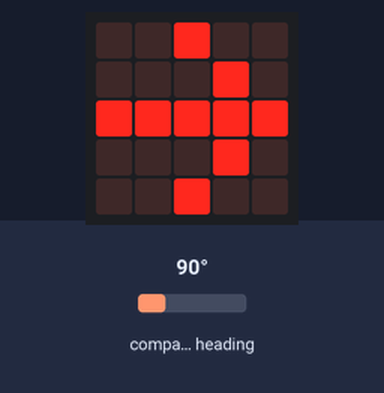
Recording of a program running on a simulated BBC micro:bit (MakeCode). Parts: the board's 5×5 LED display. The inputs (shaded band) are chosen by the test bench; at power-on: compass heading 90°. The compass is already calibrated.

Above: at 1.2 s.
1.3 s: compass heading set to 7°
At 2.4 s:
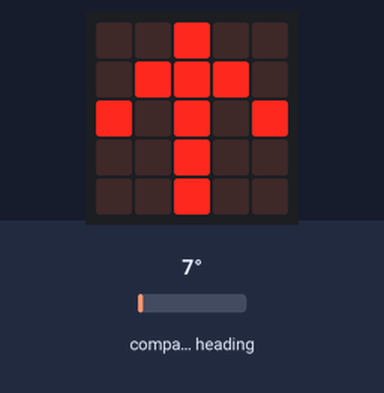
3.3 s: compass heading set to 180°
At 4.7 s:
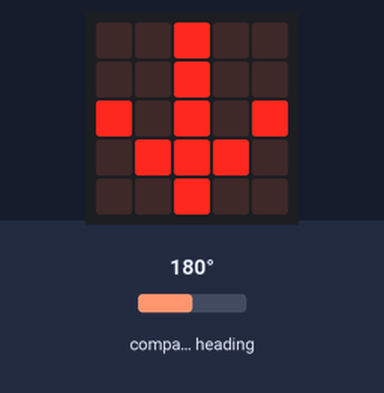
5.2 s: compass heading set to 269°
At 5.9 s:
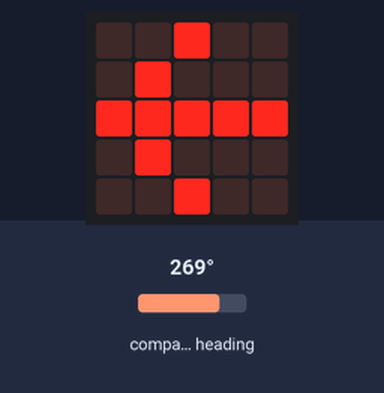
7.0 s: compass heading set to 41°
At 8.4 s:
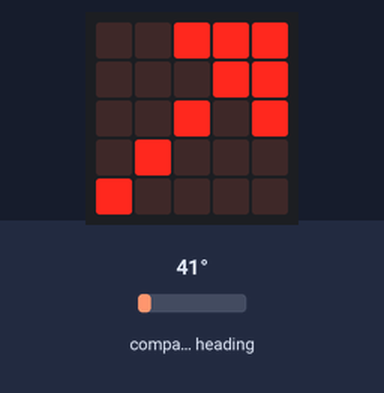
8.9 s: compass heading set to 139°
At 10.5 s:
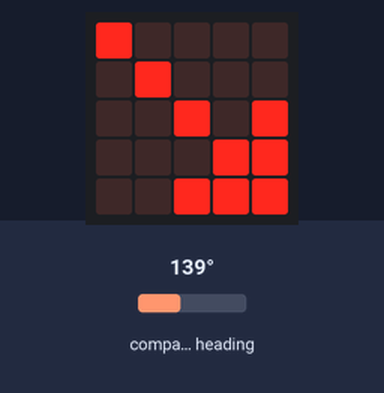
10.8 s: compass heading set to 229°
At 11.9 s:
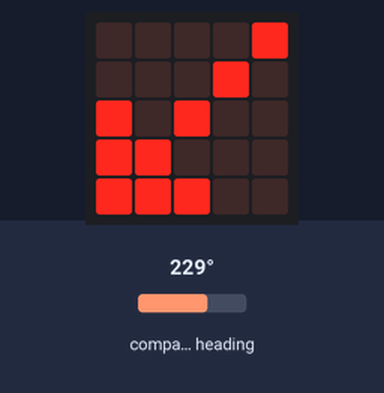
Timing chart, 0 to 13.6 s (numbered marks = the images above; inputs shaded):
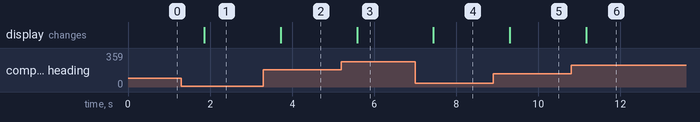

Measured:
- after the input at 1.3 s, the display: changes after 0.56 s (image 1)
- after the input at 3.3 s, the display: changes after 0.42 s (image 2)
- after the input at 5.2 s, the display: changes after 0.38 s (image 3)
- after the input at 7.0 s, the display: changes after 0.44 s (image 4)
- after the input at 8.9 s, the display: changes after 0.40 s (image 5)
- after the input at 10.8 s, the display: changes after 0.36 s (image 6)

The program:

main.ts
```typescript
let angulo = 0
basic.forever(function () {
    angulo = input.compassHeading() + 23
    if (angulo % 360 < 45) {
        basic.showArrow(ArrowNames.North)
    } else if (angulo % 360 < 90) {
        basic.showArrow(ArrowNames.NorthEast)
    } else if (angulo % 360 < 135) {
        basic.showArrow(ArrowNames.East)
    } else if (angulo % 360 < 180) {
        basic.showArrow(ArrowNames.SouthEast)
    } else if (angulo % 360 < 225) {
        basic.showArrow(ArrowNames.South)
    } else if (angulo % 360 < 270) {
        basic.showArrow(ArrowNames.SouthWest)
    } else if (angulo % 360 < 315) {
        basic.showArrow(ArrowNames.West)
    } else {
        basic.showArrow(ArrowNames.NorthWest)
    }
})
```

test.ts
```typescript
// aquí va el archivo "tests"; esto no se compilará cuando este paquete se utilice como una extensión.
```
